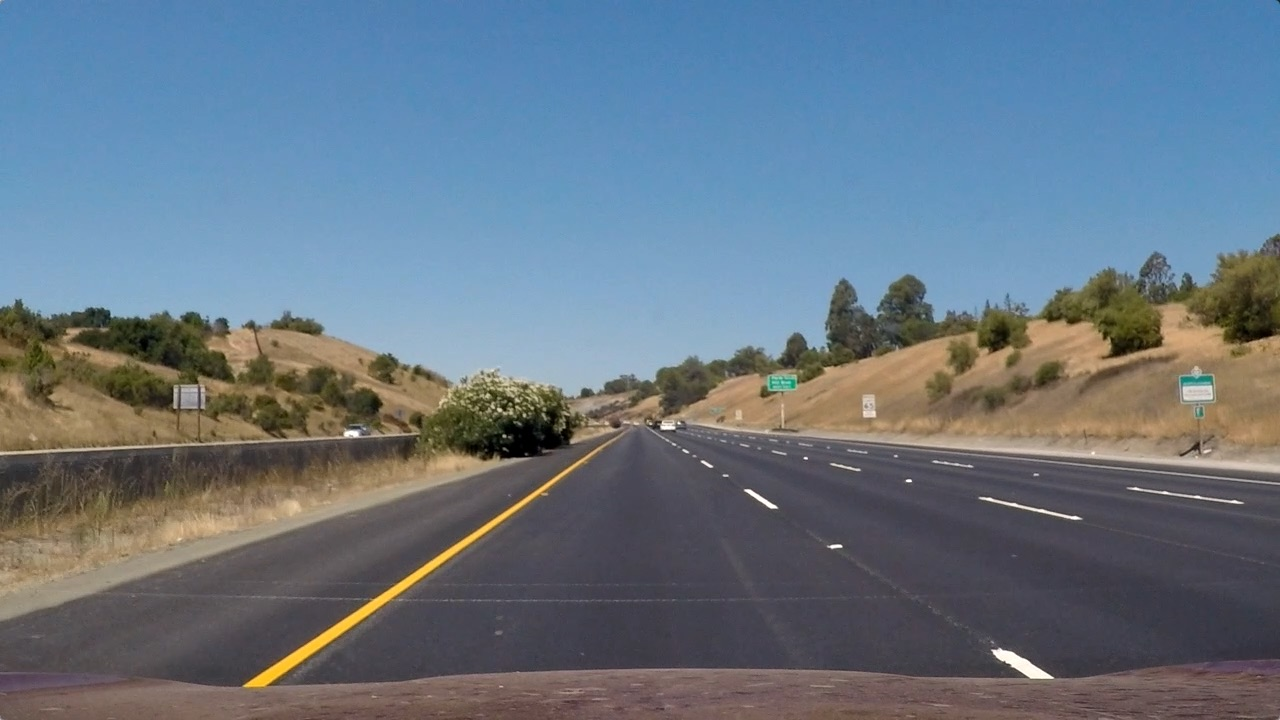
#> input picture test_images/straight_lines1.jpg, 1280 x 720 px
$ python divide.py
#> lines starting #> are read from the running program, lines starting #| are printed output that depends on the picture
# Divides the HALF OF THE PICTURE into given number of rows and columns
# Because if all the image is considered, the half of the divided frames are just blue sky
# Here the divided frames are not overlapping

import cv2
import numpy as np
import os

# Load the frame
frame = cv2.imread("test_images/straight_lines1.jpg")
#> frame is the input picture: shape (720, 1280, 3); mean B, G, R 131.2, 117.7, 103.2
output_dir = "equal_frames/equal_frames_5x1"

# Get the height and width of the frame
height, width = frame.shape[:2]
#> height = 720; width = 1280

height = height // 2
#> height = 360

num_cols = 5
num_rows = 2


rect_height = height // num_rows
#> rect_height = 180
rect_width = width // num_cols
#> rect_width = 256

# Split the frame into rectangular ROIs
rois = []
for i in range(num_rows):
    for j in range(num_cols):
        x = j * rect_width
        y = height + i * rect_height
        roi = frame[y:y + rect_height, x:x + rect_width]
        rois.append(roi)
#> after the loop, rois = 10 items

# Create a blank image to hold the ROIs
result = np.zeros((height, width, 3), dtype=np.uint8)

# Save the ROIs to separate image files
for i, roi in enumerate(rois):
    cv2.imwrite(f"equal_frames_{i}.jpg", roi)
#> this loop made 10 passes
#> pass 1, `cv2.imwrite(f"equal_frames_{i}.jpg", roi)`:
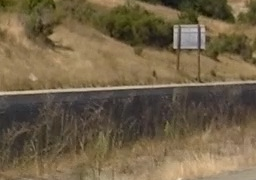
#> saved as equal_frames_0.jpg: shape (180, 256, 3); mean B, G, R 72.1, 97.9, 113.5
#> pass 2, `cv2.imwrite(f"equal_frames_{i}.jpg", roi)`:
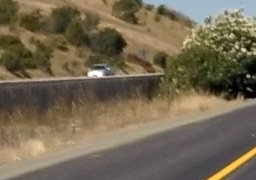
#> saved as equal_frames_1.jpg: shape (180, 256, 3); mean B, G, R 82.7, 104, 116.2

$ run again, with test_images/straight_lines2.jpg copied over test_images/straight_lines1.jpg
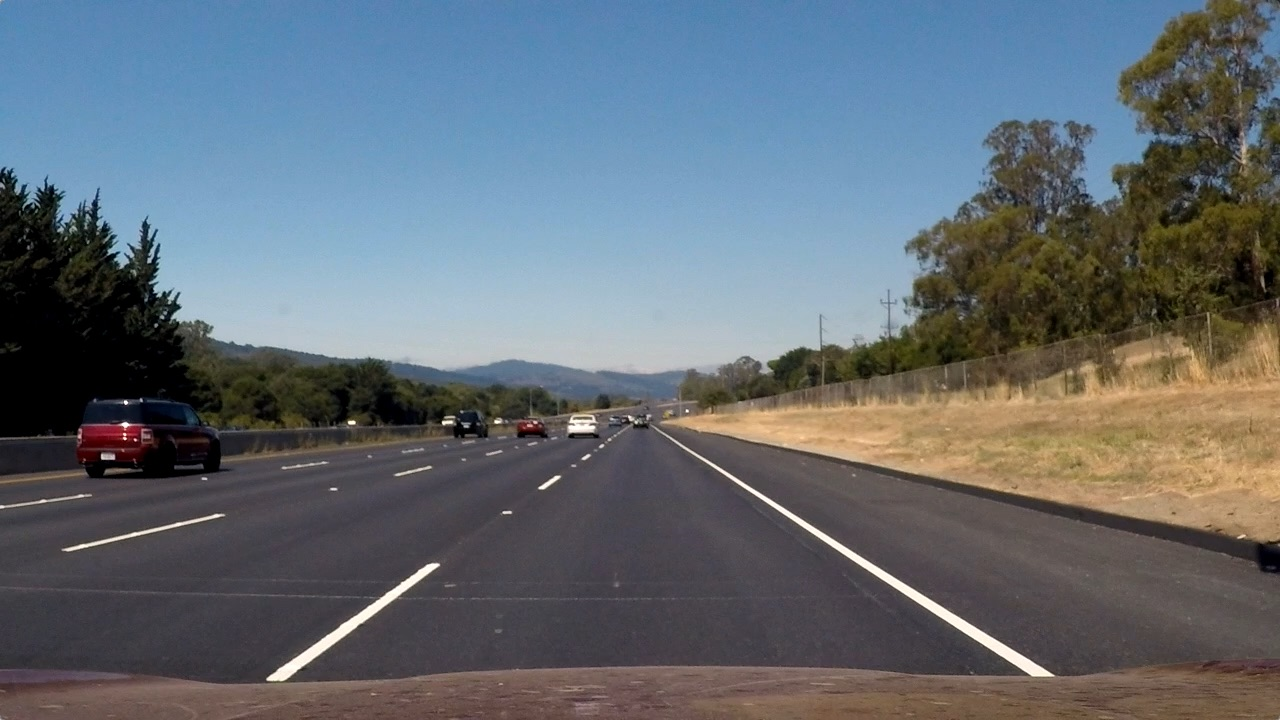
#> input picture test_images/straight_lines2.jpg, 1280 x 720 px
#> frame is the input picture: shape (720, 1280, 3); mean B, G, R 115.1, 107.7, 99.4
#> after the loop `for i in range(num_rows):`: rois = 10 items
#> the loop `for i, roi in enumerate(rois):` made 10 passes
#> pass 1, `cv2.imwrite(f"equal_frames_{i}.jpg", roi)`:
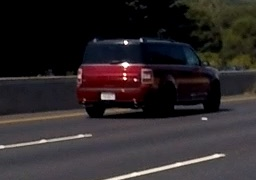
#> saved as equal_frames_0.jpg: shape (180, 256, 3); mean B, G, R 41.8, 40.3, 46.1
#> pass 2, `cv2.imwrite(f"equal_frames_{i}.jpg", roi)`:
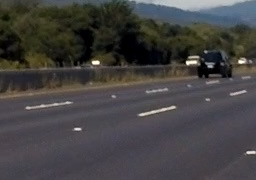
#> saved as equal_frames_1.jpg: shape (180, 256, 3); mean B, G, R 66.7, 66.8, 68.4

$ run again, with test_images/test1.jpg copied over test_images/straight_lines1.jpg
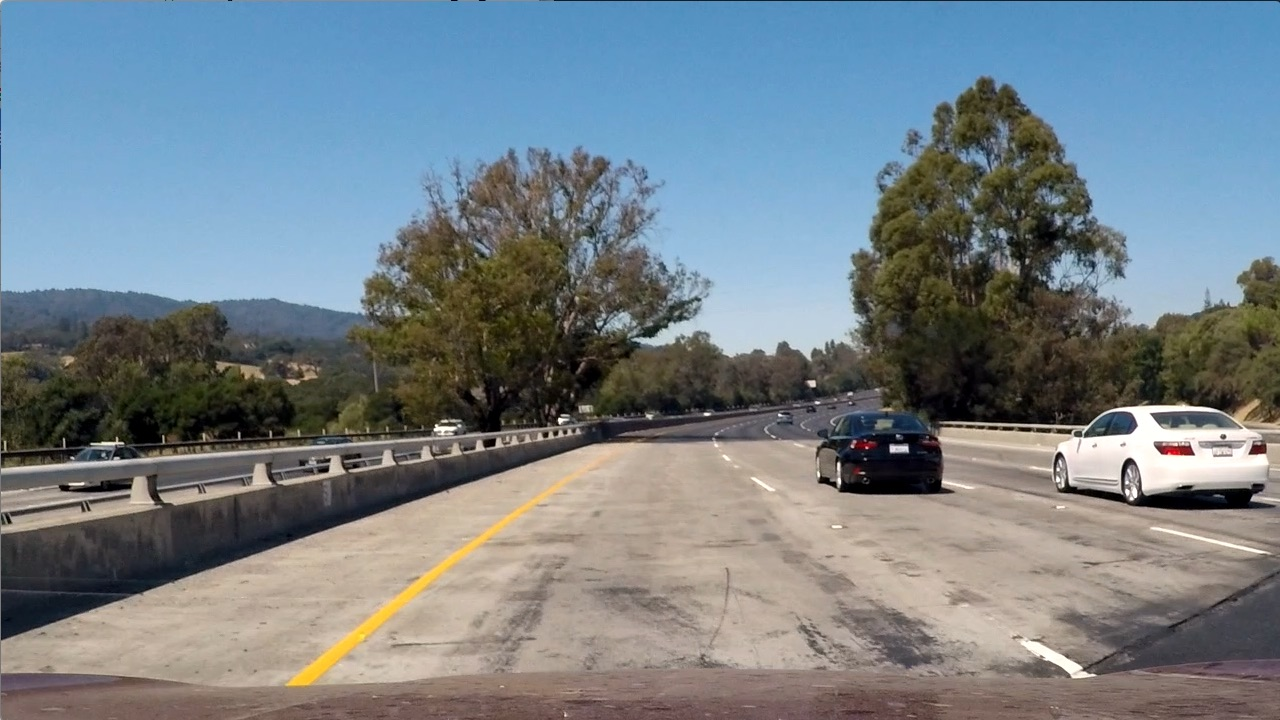
#> input picture test_images/test1.jpg, 1280 x 720 px
#> frame is the input picture: shape (720, 1280, 3); mean B, G, R 135.5, 128.7, 117.5
#> after the loop `for i in range(num_rows):`: rois = 10 items
#> the loop `for i, roi in enumerate(rois):` made 10 passes
#> pass 1, `cv2.imwrite(f"equal_frames_{i}.jpg", roi)`:
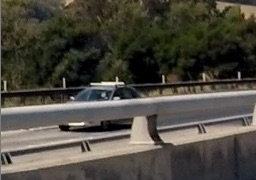
#> saved as equal_frames_0.jpg: shape (180, 256, 3); mean B, G, R 63.2, 72.6, 76
#> pass 2, `cv2.imwrite(f"equal_frames_{i}.jpg", roi)`:
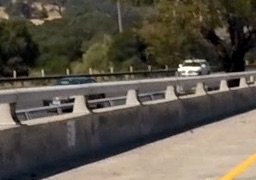
#> saved as equal_frames_1.jpg: shape (180, 256, 3); mean B, G, R 74.7, 85.7, 92.4

$ run again, with test_images/test2.jpg copied over test_images/straight_lines1.jpg
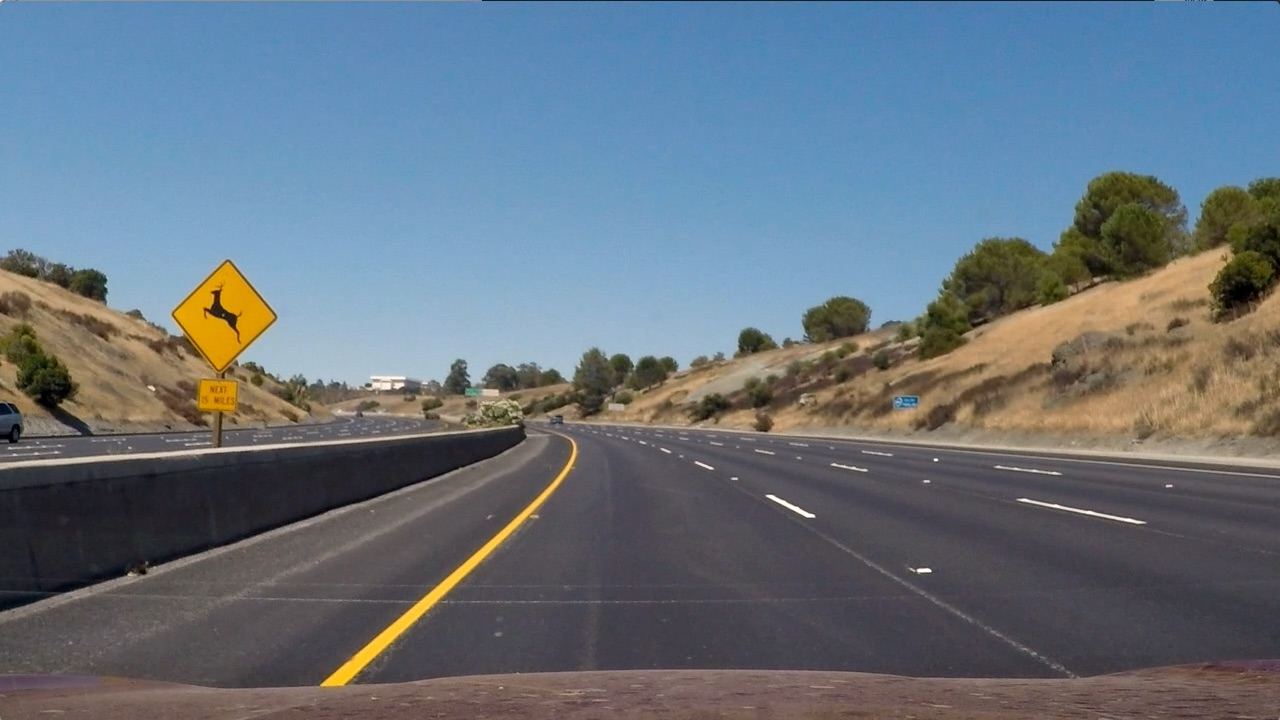
#> input picture test_images/test2.jpg, 1280 x 720 px
#> frame is the input picture: shape (720, 1280, 3); mean B, G, R 125.5, 114.6, 102.8
#> after the loop `for i in range(num_rows):`: rois = 10 items
#> the loop `for i, roi in enumerate(rois):` made 10 passes
#> pass 1, `cv2.imwrite(f"equal_frames_{i}.jpg", roi)`:
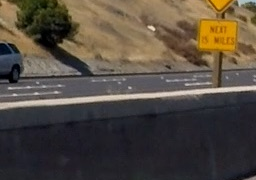
#> saved as equal_frames_0.jpg: shape (180, 256, 3); mean B, G, R 63.8, 74.2, 83.5
#> pass 2, `cv2.imwrite(f"equal_frames_{i}.jpg", roi)`:
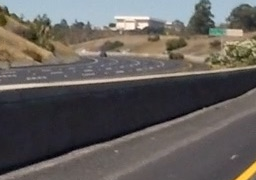
#> saved as equal_frames_1.jpg: shape (180, 256, 3); mean B, G, R 92, 94.9, 99.2
